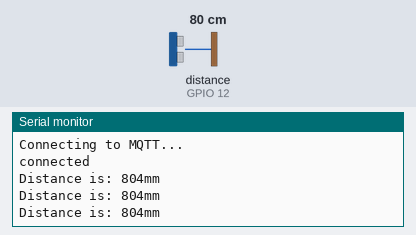
A sketch run on a simulated ESP8266 (NodeMCU). Shown: the last lines printed to the serial monitor. Wiring (inferred from the names in the program): ultrasonic range finder: trigger GPIO 14; echo GPIO 12. Inputs (shaded band) come from the test bench; at power-on: distance to the obstacle (sensor on GPIO 12) 80 cm. The echo pulse lasts 58.3 µs per cm; WiFi joins after 1.5 s; servers stay silent unless stated; no MQTT or app messages arrive unless stated.

Above: at 2.7 s.
2.8 s: distance to the obstacle (sensor on GPIO 12) set to 2 cm
At 3.5 s:
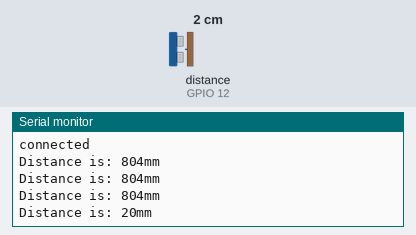
4.3 s: distance to the obstacle (sensor on GPIO 12) set to 4 cm
At 5.0 s:
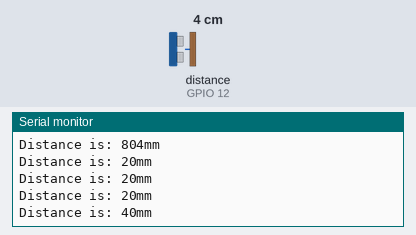
Timing chart, 0 to 7.3 s (numbered marks = the images above; inputs shaded):
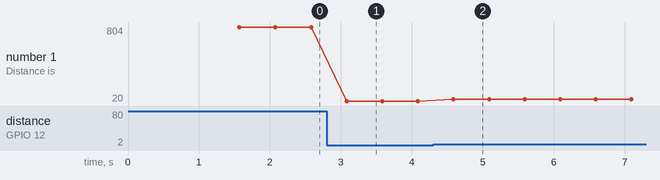

Measured:
- after the input at 2.8 s, the serial monitor: prints a new line after 0.28 s (image 1)
- after the input at 4.3 s, the serial monitor: prints a new line after 0.29 s (image 2)
- plotted number 1: 804 → 20 after the input at 2.8 s, 20 → 40 after the input at 4.3 s

The sketch:

esp8266_US-100_sensor.ino
```cpp
#include <ESP8266WiFi.h>
#include <PubSubClient.h>


const char* ssid = "Lisa's";
const char* password =	"1qazxsw2";

const char* mqttServer = "192.168.2.103";
const int mqttPort = 1883;
const char* mqttUser = "";
const char* mqttPassword = "";
const char* topic = "ESP8266/sensor/US-100/distance";


unsigned int echoPin = 12;	 // 将Arduino 的Pin2 连接至US-100 的Echo/RX
unsigned int trigPin = 14;	 // 将Arduino 的Pin3 连接至US-100 的Trig/TX

WiFiClient espClient;
PubSubClient client(espClient);

void setup(){
	Serial.begin(9600);			 // 测量结果将通过此串口输出至PC 上的串口监视器
	pinMode(echoPin, INPUT);	// 设置echoPin 为输入模式。
	pinMode(trigPin, OUTPUT); // 设置trigPin 为输出模式。

	WiFi.begin(ssid, password);

	while (WiFi.status() != WL_CONNECTED) {
	delay(500);
	Serial.print("Connecting to WiFi..");
	}

	Serial.println("Connected to the WiFi network");

	client.setServer(mqttServer, mqttPort);
	// client.setCallback(callback);

	while (!client.connected()) {
		Serial.println("Connecting to MQTT...");

		if (client.connect("ESP8266Client", mqttUser, mqttPassword )) {

			Serial.println("connected");

		} else {

			Serial.print("failed with state ");
			Serial.print(client.state());
			delay(2000);

		}
	}

	client.publish(topic, "Hello from ESP8266/US-100");
	client.publish(topic, "Measure distance, (unit: mm)");
	client.subscribe(topic);

}


int measure_distance() {
	unsigned long time_echo_us = 0;
	unsigned long dist_mm = 0;

	// 通过Trig/Pin 发送脉冲，触发US-100 测距
	digitalWrite(trigPin, LOW);	 // 先拉低，以确保脉冲识别正确
	delayMicroseconds(2);				 // 等待2us
	digitalWrite(trigPin, HIGH);	// 开始通过Trig/Pin 发送脉冲
	delayMicroseconds(12);				// 设置脉冲宽度为12us (>10us)
	digitalWrite(trigPin, LOW);	 // 结束脉冲

	time_echo_us = pulseIn(echoPin, HIGH);					// 计算US-100 返回的脉冲宽度
	if((time_echo_us < 60000) && (time_echo_us > 1))// 脉冲有效范围(1, 60000).
	{
		// dist_mm = (time_echo_us * 0.34mm/us) / 2 (mm)
		dist_mm = time_echo_us*5/29;				// 通过脉冲宽度计算距离.

		Serial.print("Distance is: ");			// 输出结果至串口监视器
		Serial.print(dist_mm, DEC);				 // 输出结果至串口监视器
		Serial.println("mm");							 // 输出结果至串口监视器
		return int(dist_mm);
	}
	else {
        Serial.println("Failed to measure distance.");
		return -1;
	}

}

int dist = 0;

void publish_data(int a, const char* topic, char* type) {
	// convert to char
	char str[12];
	// sprintf(str, "{%s: %d}", topic, a);
	sprintf(str, "{'%s': '%d'}", type, a);
	// client.loop();
	client.publish(topic, str);
}

void loop(){
	dist = measure_distance();
	// convert to char
	char str[12];
	sprintf(str, "{'distance': '%d'}", dist);

	client.loop();
	client.publish(topic, str);
	delay(500); // 每秒测量2次
}
```
